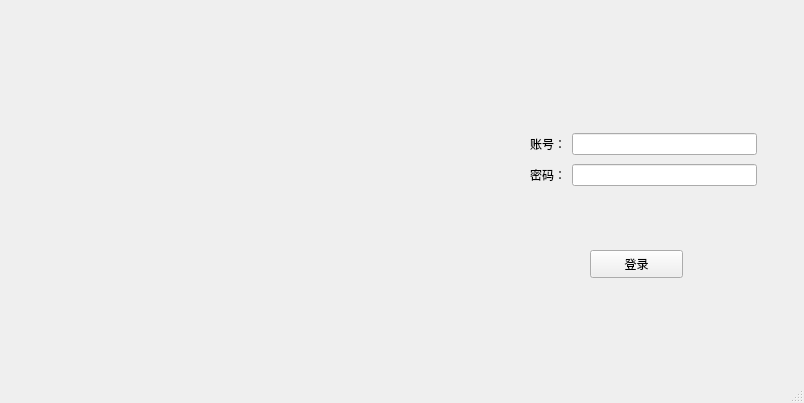
<?xml version="1.0" encoding="UTF-8"?>
<ui version="4.0">
 <class>MainWindow</class>
 <widget class="QMainWindow" name="MainWindow">
  <property name="geometry">
   <rect>
    <x>0</x>
    <y>0</y>
    <width>804</width>
    <height>403</height>
   </rect>
  </property>
  <property name="windowTitle">
   <string>选课系统</string>
  </property>
  <widget class="QWidget" name="centralwidget">
   <widget class="QPushButton" name="pushButton">
    <property name="geometry">
     <rect>
      <x>590</x>
      <y>250</y>
      <width>93</width>
      <height>28</height>
     </rect>
    </property>
    <property name="text">
     <string>登录</string>
    </property>
   </widget>
   <widget class="QLabel" name="label">
    <property name="geometry">
     <rect>
      <x>0</x>
      <y>30</y>
      <width>491</width>
      <height>321</height>
     </rect>
    </property>
    <property name="text">
     <string>&lt;html&gt;&lt;head/&gt;&lt;body&gt;&lt;p&gt;&lt;img src=&quot;:/pic/pic/jxufe.png&quot;/&gt;&lt;/p&gt;&lt;/body&gt;&lt;/html&gt;</string>
    </property>
   </widget>
   <widget class="QWidget" name="layoutWidget">
    <property name="geometry">
     <rect>
      <x>530</x>
      <y>130</y>
      <width>227</width>
      <height>61</height>
     </rect>
    </property>
    <layout class="QVBoxLayout" name="verticalLayout">
     <item>
      <layout class="QHBoxLayout" name="horizontalLayout">
       <item>
        <widget class="QLabel" name="label_2">
         <property name="text">
          <string>账号：</string>
         </property>
        </widget>
       </item>
       <item>
        <widget class="QLineEdit" name="username"/>
       </item>
      </layout>
     </item>
     <item>
      <layout class="QHBoxLayout" name="horizontalLayout_2">
       <item>
        <widget class="QLabel" name="label_3">
         <property name="text">
          <string>密码：</string>
         </property>
        </widget>
       </item>
       <item>
        <widget class="QLineEdit" name="password"/>
       </item>
      </layout>
     </item>
    </layout>
   </widget>
  </widget>
  <widget class="QMenuBar" name="menubar">
   <property name="geometry">
    <rect>
     <x>0</x>
     <y>0</y>
     <width>804</width>
     <height>26</height>
    </rect>
   </property>
  </widget>
  <widget class="QStatusBar" name="statusbar"/>
 </widget>
 <resources>
  <include location="res.qrc"/>
 </resources>
 <connections/>
</ui>
